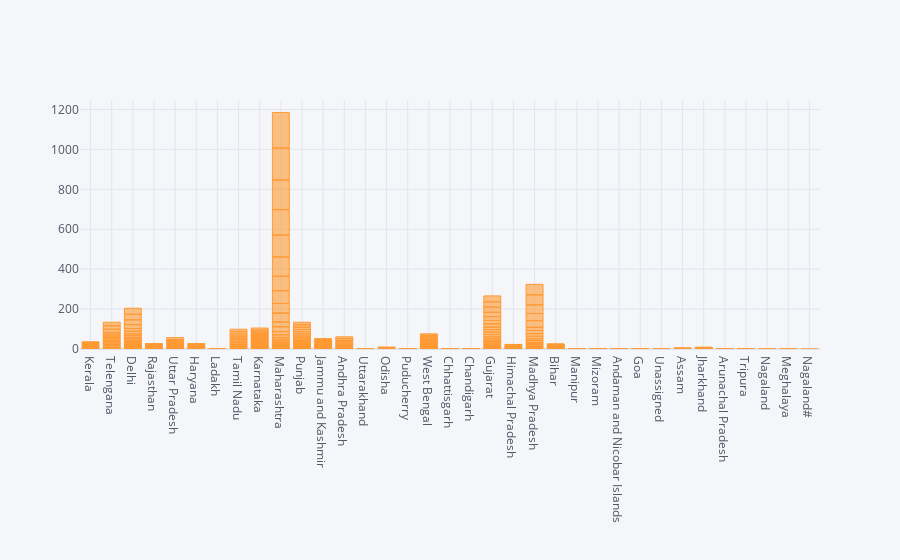

Notebook code cell kept with this figure:
### Code cell
# same plot using iplot
plt.figure(figsize=(6,6))
covid_data.iplot(kind= 'bar', x= 'State/UnionTerritory' , y= 'Deaths')

### Figure 1 — Plotly figure (JSON) as saved in the notebook; plotly's stock layout.template omitted (floating-point values rounded to 4 significant figures; data arrays with more than 128 entries replaced by an {"elided": "..."} marker saying what was removed)
{"data": [{"marker": {"color": "rgba(255, 153, 51, 0.6)", "line": {"color": "rgba(255, 153, 51, 1.0)", "width": 1}}, "name": "Deaths", "orientation": "v", "text": "", "type": "bar", "x": {"elided": "992 str values"}, "y": {"elided": "992 int values"}}], "layout": {"legend": {"bgcolor": "#F5F6F9", "font": {"color": "#4D5663"}}, "paper_bgcolor": "#F5F6F9", "plot_bgcolor": "#F5F6F9", "title": {"font": {"color": "#4D5663"}}, "xaxis": {"gridcolor": "#E1E5ED", "showgrid": true, "tickfont": {"color": "#4D5663"}, "title": {"font": {"color": "#4D5663"}, "text": ""}, "zerolinecolor": "#E1E5ED"}, "yaxis": {"gridcolor": "#E1E5ED", "showgrid": true, "tickfont": {"color": "#4D5663"}, "title": {"font": {"color": "#4D5663"}, "text": ""}, "zerolinecolor": "#E1E5ED"}}}
